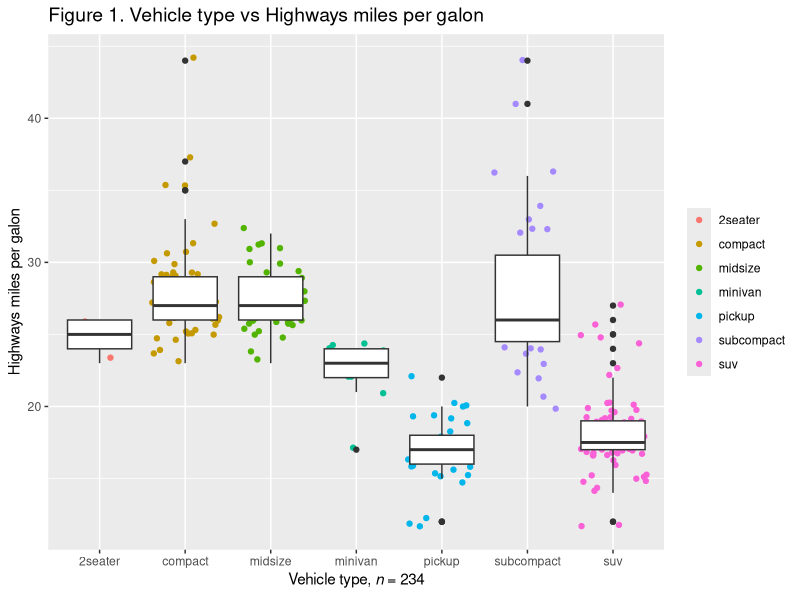

Here is the R script that generated this plot:
## ---- chunk 1
knitr::opts_chunk$set(echo = TRUE)
## ---- chunk 2
library(ggplot2)
str(mpg)
summary(mpg)
## ---- chunk 3
a<-ggplot(mpg,aes(class,hwy))
## ---- chunk 4
c<-a+geom_jitter(aes(colour=factor(class)))+geom_boxplot()
## ---- chunk 5
b<-labs(title ="Figure 1. Vehicle type vs Highways miles per galon",
        y="Highways miles per galon",x="Vehicle type,"~italic(n)~"= 234")
## ---- chunk 6
d<-c+b+theme(legend.title = element_blank(),plot.title = element_text(size = 14))
## ---- chunk 7
d
